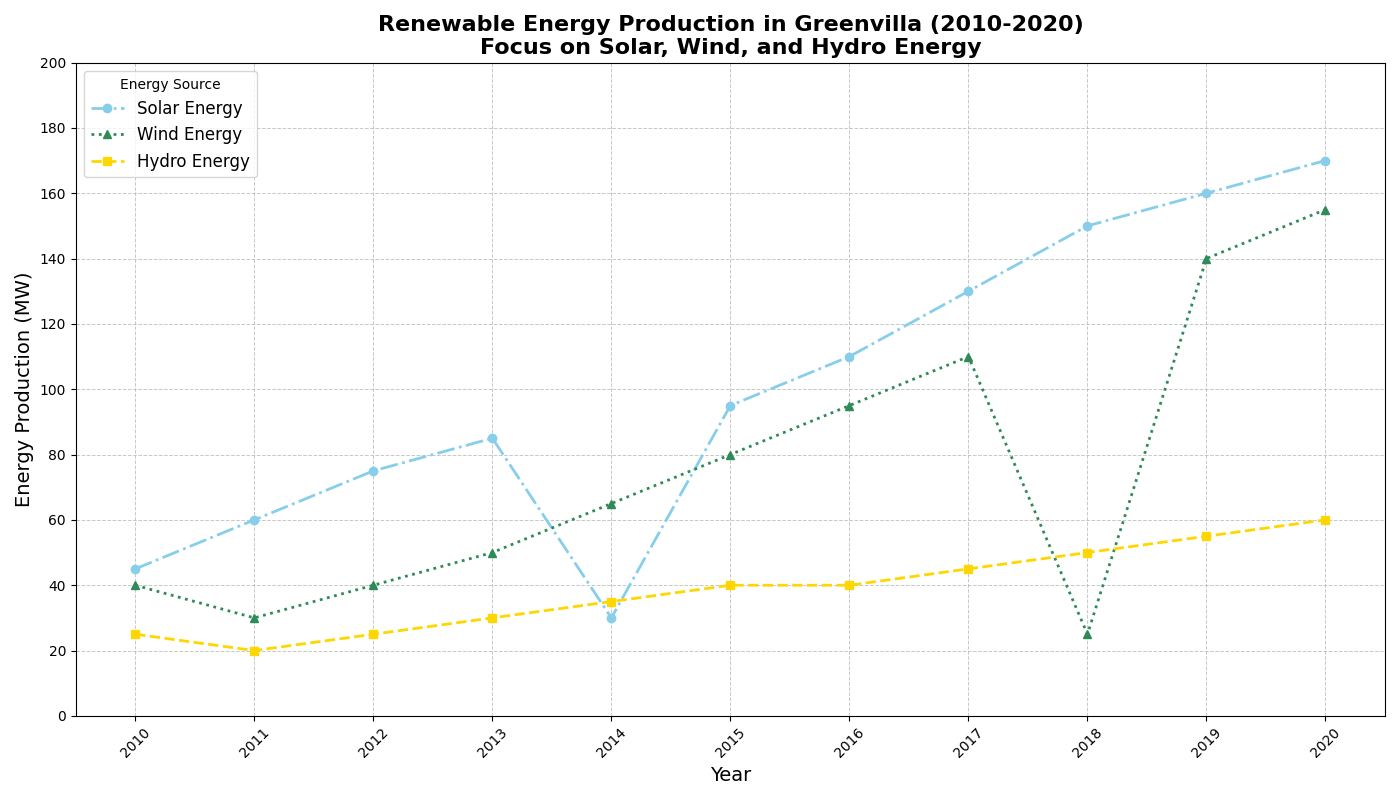

Write the Python code that produced this figure.
import matplotlib.pyplot as plt
import numpy as np

# Define the years from 2010 to 2020
years = np.arange(2010, 2021)

# Data: renewable energy production in Megawatts (MW)
solar_energy = np.array([45, 60, 75, 85, 30, 95, 110, 130, 150, 160, 170])  # Randomly shuffled some content
wind_energy = np.array([40, 30, 40, 50, 65, 80, 95, 110, 25, 140, 155])    # Randomly shuffled some content
hydro_energy = np.array([25, 20, 25, 30, 35, 40, 40, 45, 50, 55, 60])     # Randomly shuffled some content

# Create the main plot
fig, ax = plt.subplots(figsize=(14, 8))

# Plot each energy source with shuffled colors
ax.plot(years, solar_energy, label="Solar Energy", color='skyblue', marker='o', linestyle='dashdot', linewidth=2)
ax.plot(years, wind_energy, label="Wind Energy", color='seagreen', marker='^', linestyle='dotted', linewidth=2)
ax.plot(years, hydro_energy, label="Hydro Energy", color='gold', marker='s', linestyle='dashed', linewidth=2)

# Title
ax.set_title("Renewable Energy Production in Greenvilla (2010-2020)\nFocus on Solar, Wind, and Hydro Energy", fontsize=16, fontweight='bold')

# Axis labels
ax.set_xlabel('Year', fontsize=14)
ax.set_ylabel('Energy Production (MW)', fontsize=14)

# Axis ticks
plt.xticks(years, rotation=45)
plt.yticks(np.arange(0, 201, 20))

# Legend
ax.legend(title='Energy Source', fontsize=12)

# Grid
ax.grid(True, linestyle='--', linewidth=0.7, alpha=0.7)

# Adjust layout
plt.tight_layout()

# Show plot
plt.show()
